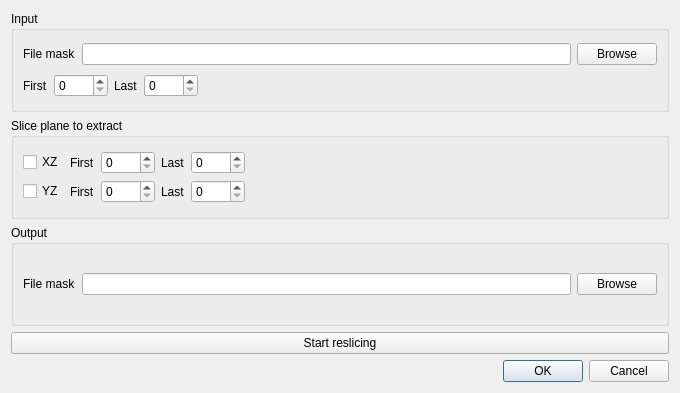
<?xml version="1.0" encoding="UTF-8"?>
<ui version="4.0">
 <class>ReslicerDialog</class>
 <widget class="QDialog" name="ReslicerDialog">
  <property name="geometry">
   <rect>
    <x>0</x>
    <y>0</y>
    <width>680</width>
    <height>393</height>
   </rect>
  </property>
  <property name="windowTitle">
   <string>Dialog</string>
  </property>
  <layout class="QVBoxLayout" name="verticalLayout_2">
   <item>
    <widget class="QGroupBox" name="groupBox">
     <property name="title">
      <string>Input</string>
     </property>
     <layout class="QGridLayout" name="gridLayout_2">
      <item row="0" column="0">
       <layout class="QGridLayout" name="gridLayout">
        <item row="0" column="0">
         <widget class="QLabel" name="label">
          <property name="text">
           <string>File mask</string>
          </property>
         </widget>
        </item>
        <item row="0" column="2">
         <widget class="QPushButton" name="pushButton_browsein">
          <property name="text">
           <string>Browse</string>
          </property>
         </widget>
        </item>
        <item row="0" column="1">
         <widget class="QLineEdit" name="lineEdit_infilemask"/>
        </item>
       </layout>
      </item>
      <item row="1" column="0">
       <layout class="QHBoxLayout" name="horizontalLayout">
        <item>
         <widget class="QLabel" name="label_2">
          <property name="text">
           <string>First</string>
          </property>
         </widget>
        </item>
        <item>
         <widget class="QSpinBox" name="spinBox_firstslice">
          <property name="maximum">
           <number>9999</number>
          </property>
         </widget>
        </item>
        <item>
         <widget class="QLabel" name="label_3">
          <property name="text">
           <string>Last</string>
          </property>
         </widget>
        </item>
        <item>
         <widget class="QSpinBox" name="spinBox_lastslice">
          <property name="maximum">
           <number>9999</number>
          </property>
         </widget>
        </item>
        <item>
         <spacer name="horizontalSpacer">
          <property name="orientation">
           <enum>Qt::Horizontal</enum>
          </property>
          <property name="sizeHint" stdset="0">
           <size>
            <width>40</width>
            <height>20</height>
           </size>
          </property>
         </spacer>
        </item>
       </layout>
      </item>
     </layout>
    </widget>
   </item>
   <item>
    <widget class="QGroupBox" name="groupBox_3">
     <property name="title">
      <string>Slice plane to extract</string>
     </property>
     <layout class="QGridLayout" name="gridLayout_4">
      <item row="0" column="0">
       <layout class="QGridLayout" name="gridLayout_3">
        <item row="1" column="3">
         <widget class="QLabel" name="label_7">
          <property name="text">
           <string>Last</string>
          </property>
         </widget>
        </item>
        <item row="0" column="3">
         <widget class="QLabel" name="label_6">
          <property name="text">
           <string>Last</string>
          </property>
         </widget>
        </item>
        <item row="0" column="1">
         <widget class="QLabel" name="label_4">
          <property name="text">
           <string>First</string>
          </property>
         </widget>
        </item>
        <item row="0" column="0">
         <widget class="QCheckBox" name="checkBox_XZ">
          <property name="text">
           <string>XZ</string>
          </property>
         </widget>
        </item>
        <item row="1" column="1">
         <widget class="QLabel" name="label_5">
          <property name="text">
           <string>First</string>
          </property>
         </widget>
        </item>
        <item row="0" column="2">
         <widget class="QSpinBox" name="spinBox_firstXZ">
          <property name="maximum">
           <number>9999</number>
          </property>
         </widget>
        </item>
        <item row="1" column="0">
         <widget class="QCheckBox" name="checkBox_YZ">
          <property name="text">
           <string>YZ</string>
          </property>
         </widget>
        </item>
        <item row="1" column="2">
         <widget class="QSpinBox" name="spinBox_firstYZ">
          <property name="maximum">
           <number>9999</number>
          </property>
         </widget>
        </item>
        <item row="0" column="4">
         <widget class="QSpinBox" name="spinBox_lastXZ">
          <property name="maximum">
           <number>9999</number>
          </property>
         </widget>
        </item>
        <item row="1" column="4">
         <widget class="QSpinBox" name="spinBox_lastYZ">
          <property name="maximum">
           <number>9999</number>
          </property>
         </widget>
        </item>
       </layout>
      </item>
      <item row="0" column="1">
       <spacer name="horizontalSpacer_2">
        <property name="orientation">
         <enum>Qt::Horizontal</enum>
        </property>
        <property name="sizeHint" stdset="0">
         <size>
          <width>40</width>
          <height>20</height>
         </size>
        </property>
       </spacer>
      </item>
     </layout>
    </widget>
   </item>
   <item>
    <widget class="QGroupBox" name="groupBox_2">
     <property name="title">
      <string>Output</string>
     </property>
     <layout class="QHBoxLayout" name="horizontalLayout_3">
      <item>
       <layout class="QHBoxLayout" name="horizontalLayout_2">
        <item>
         <widget class="QLabel" name="label_8">
          <property name="text">
           <string>File mask</string>
          </property>
         </widget>
        </item>
        <item>
         <widget class="QLineEdit" name="lineEdit_outfilemask"/>
        </item>
        <item>
         <widget class="QPushButton" name="pushButton_browsout">
          <property name="text">
           <string>Browse</string>
          </property>
         </widget>
        </item>
       </layout>
      </item>
     </layout>
    </widget>
   </item>
   <item>
    <widget class="QPushButton" name="pushButton_startreslice">
     <property name="text">
      <string>Start reslicing</string>
     </property>
    </widget>
   </item>
   <item>
    <widget class="QDialogButtonBox" name="buttonBox">
     <property name="orientation">
      <enum>Qt::Horizontal</enum>
     </property>
     <property name="standardButtons">
      <set>QDialogButtonBox::Cancel|QDialogButtonBox::Ok</set>
     </property>
    </widget>
   </item>
  </layout>
 </widget>
 <resources/>
 <connections>
  <connection>
   <sender>buttonBox</sender>
   <signal>accepted()</signal>
   <receiver>ReslicerDialog</receiver>
   <slot>accept()</slot>
   <hints>
    <hint type="sourcelabel">
     <x>248</x>
     <y>254</y>
    </hint>
    <hint type="destinationlabel">
     <x>157</x>
     <y>274</y>
    </hint>
   </hints>
  </connection>
  <connection>
   <sender>buttonBox</sender>
   <signal>rejected()</signal>
   <receiver>ReslicerDialog</receiver>
   <slot>reject()</slot>
   <hints>
    <hint type="sourcelabel">
     <x>316</x>
     <y>260</y>
    </hint>
    <hint type="destinationlabel">
     <x>286</x>
     <y>274</y>
    </hint>
   </hints>
  </connection>
 </connections>
</ui>
